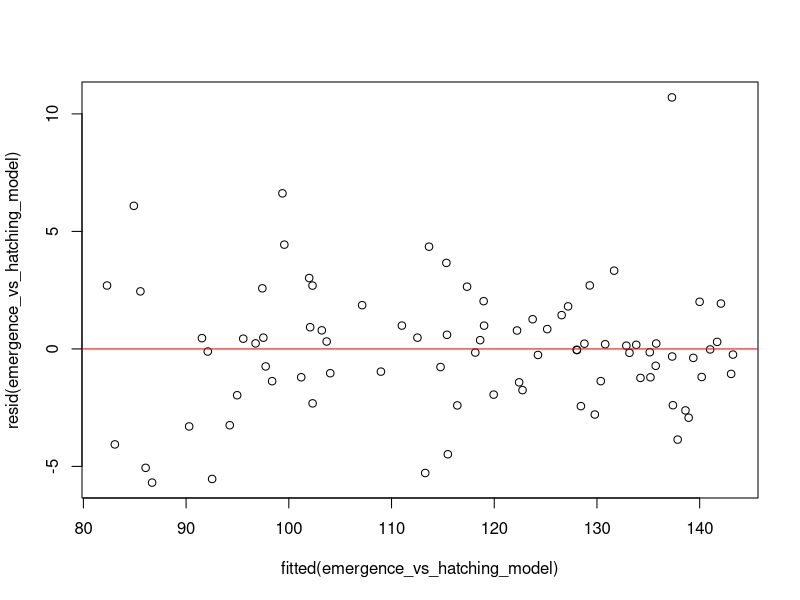
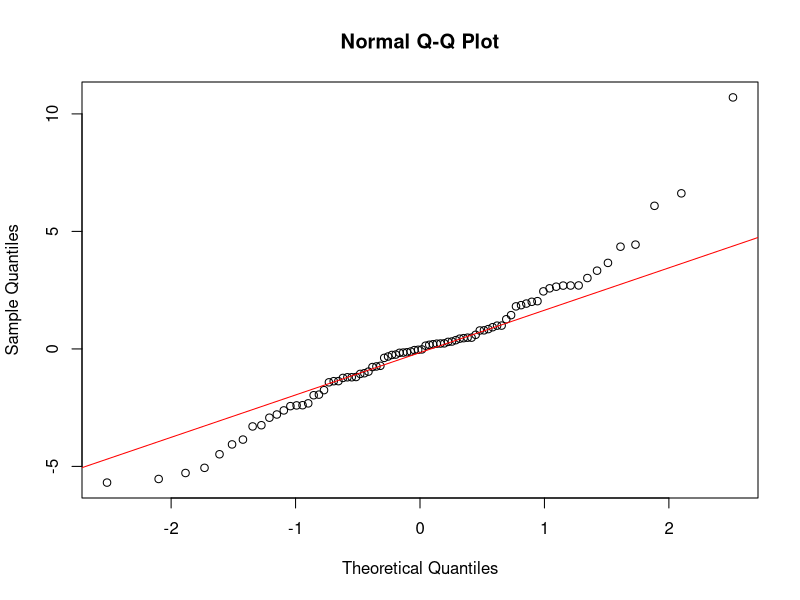
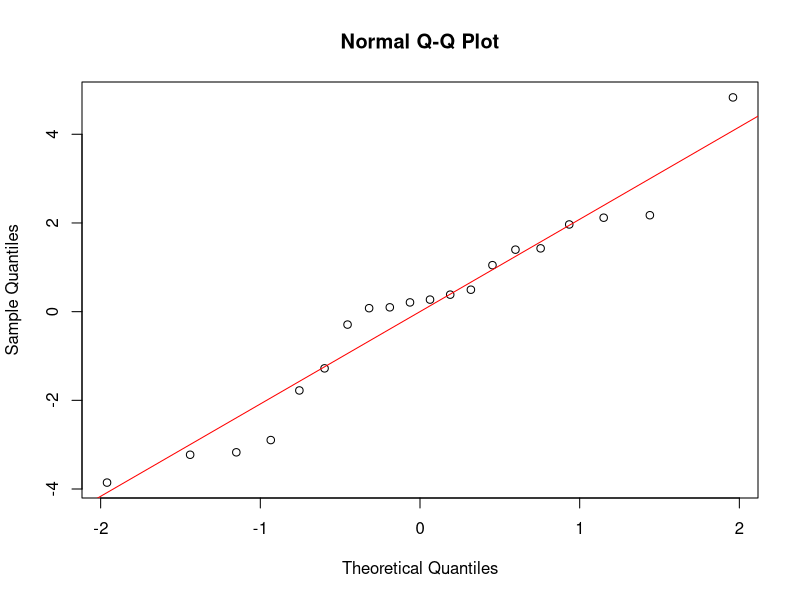
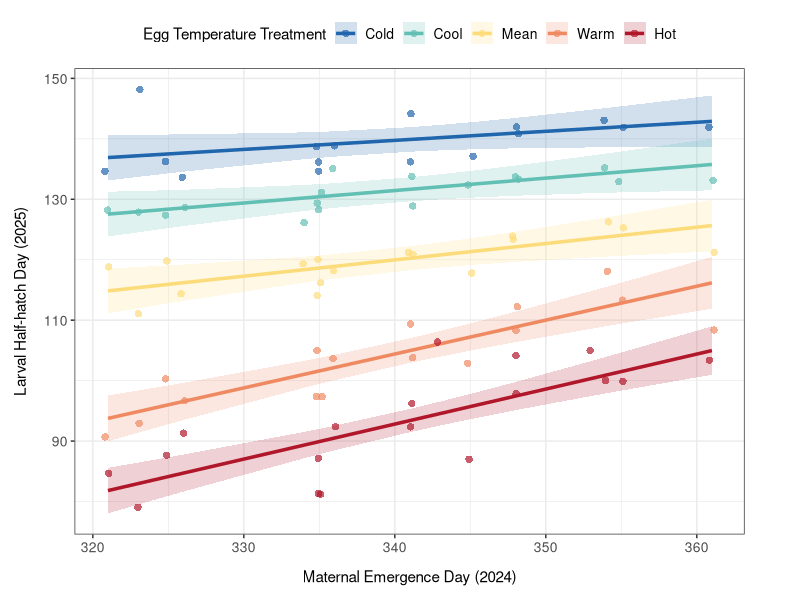
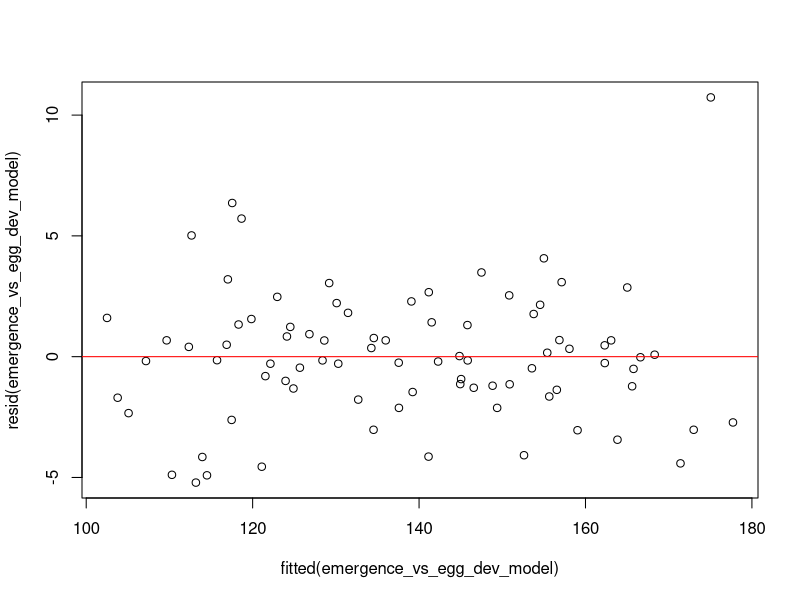
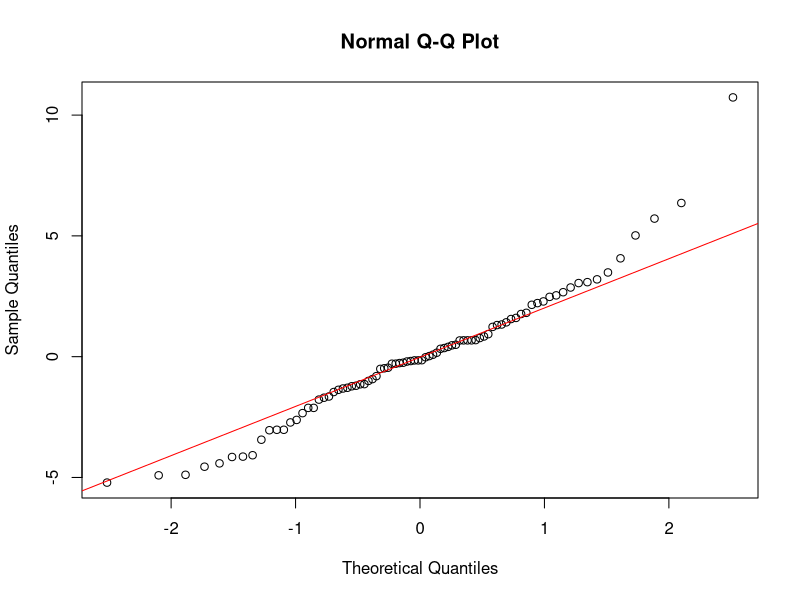
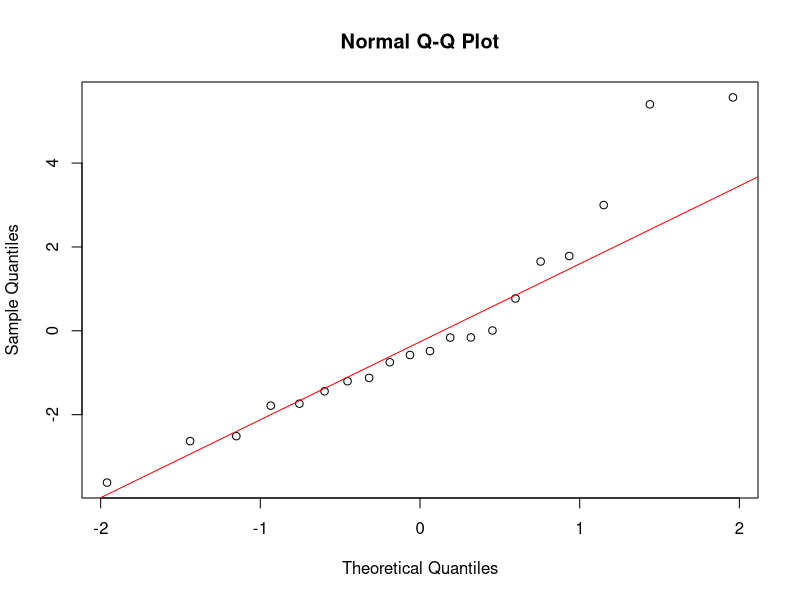
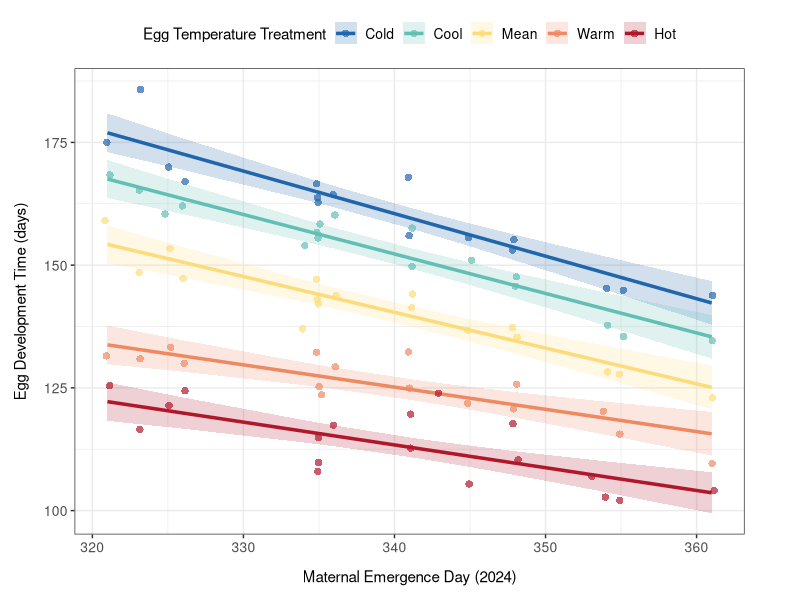

Write R code to recreate these figures, in order.
#### DESCRIPTION ####

# This script analyses the data on carryover effects between winter moth 
# pupation and larval hatching

#### SET UP ####

# packages
library(here)
library(tidyverse)
library(lmerTest)
library(ggeffects)

# data
egg_subcltuches <- read.csv(here("data_files", "egg_subcltuches_with_egg_dev_time.csv"))

# convert emergence date to day (since year began)
egg_subcltuches$emergence_day <- yday(egg_subcltuches$emergence_date)

# remove the control 
egg_subcltuches_minus_control <- egg_subcltuches %>%
  filter(egg_temperature_treatment != "ambient")


# reorder the temperature treatments to make the mean the reference for modelling 
egg_subcltuches_minus_control$maternal_temperature_treatment <- factor(egg_subcltuches_minus_control$maternal_temperature_treatment, 
                                                                levels = c("mean", "cold", "cool", "warm", "hot", "ambient"))
egg_subcltuches_minus_control$egg_temperature_treatment <- factor(egg_subcltuches_minus_control$egg_temperature_treatment, 
                                                           levels = c("mean", "cold", "cool", "warm", "hot"))

# set up a common colour palette for plots
temperature_treatment_colours <- c("cold" = "#2166AC",
                                   "cool" = "#63BFB4",
                                   "mean" = "#FDDC7A",
                                   "warm" = "#EF8A62", 
                                   "hot" = "#B2182B",
                                   "ambient" = "#777777")

#### (1) Effect of maternal emergence date on larval half-hatch date ####
#### across egg temperature treatments ####

#### MODEL ####

# model the effect of emergence date on half-hatch date controlling for egg
# temperature treatment
emergence_vs_hatching_model <- lmer(half_hatch_day ~ emergence_day*egg_temperature_treatment +
                                      (1 | female_id), data = egg_subcltuches_minus_control)

#look at the output
summary(emergence_vs_hatching_model)

#### CHECK FIT ####

# compare the full model to a reduced model without interaction 

full_model <- lm(half_hatch_day ~ emergence_day*egg_temperature_treatment, data = egg_subcltuches_minus_control)
reduced_model <- lm(half_hatch_day ~ emergence_day + egg_temperature_treatment, data = egg_subcltuches_minus_control)

anova(full_model, reduced_model, test = "Chisq")

# compare the full model to a null model 

full_model <- lm(half_hatch_day ~ emergence_day*egg_temperature_treatment, data = egg_subcltuches_minus_control)
null_model <- lm(half_hatch_day ~ 1, data = egg_subcltuches_minus_control)

anova(full_model, null_model, test = "Chisq")

#### CHECK ASSUMPTIONS ####

# check the assumption of equal variance by plotting the residuals vs fitted values 

plot(fitted(emergence_vs_hatching_model), resid(emergence_vs_hatching_model)) 
abline(h = 0, col = "red")

# Check the normality of the residuals 

qqnorm(resid(emergence_vs_hatching_model)) 
qqline(resid(emergence_vs_hatching_model), col = "red")

# check the normality of the random effects
emergence_vs_hatching_re <- ranef(emergence_vs_hatching_model)$female_id[[1]]
qqnorm(emergence_vs_hatching_re)
qqline(emergence_vs_hatching_re, col = "red")

#### PLOT ####

# calculate model prediction and save to data frame 
emergence_vs_hatching_prediction <- as.data.frame(predict_response(emergence_vs_hatching_model, 
                                                                   terms = c("emergence_day", "egg_temperature_treatment")))
# change the order of the temperature treatments
emergence_vs_hatching_prediction$group <- factor(emergence_vs_hatching_prediction$group, 
                                                 levels = c("cold", "cool", "mean", "warm", "hot"))

# plot the model prediction with confidence intervals and data points 
emergence_vs_hatching_plot <- ggplot() +
  geom_line(data = emergence_vs_hatching_prediction, 
            aes(x = x, 
                y = predicted, 
                colour = group), 
            linewidth = 1.2) +
  geom_ribbon(data = emergence_vs_hatching_prediction, 
              aes(x = x, 
                  ymin = conf.low, 
                  ymax = conf.high, 
                  fill = group), 
              alpha = 0.2) +
  geom_jitter(data = egg_subcltuches_minus_control,
              aes(x = emergence_day, 
                  y = half_hatch_day, 
                  colour = egg_temperature_treatment), 
              width = 0.2, 
              alpha = 0.7, 
              size = 2.5, 
              stroke = 0) +
  labs(x = "Maternal Emergence Day (2024)",
       y = "Larval Half-hatch Day (2025)", 
       color = "Egg Temperature Treatment",
       fill = "Egg Temperature Treatment") +
  scale_colour_manual(values = temperature_treatment_colours, 
                      labels = c("Cold", "Cool", "Mean", "Warm", "Hot")) + 
  scale_fill_manual(values = temperature_treatment_colours, 
                    labels = c("Cold", "Cool", "Mean", "Warm", "Hot")) +
  theme_bw() +
  theme(axis.title = element_text(size = 11),
        axis.text = element_text(size = 10),
        axis.title.x = element_text(margin = margin(t = 10)), 
        axis.title.y = element_text(margin = margin(r = 10)),
        legend.title = element_text(size = 11),
        legend.text = element_text(size = 10),
        legend.position = "top",
        legend.justification = "center",
        plot.margin = margin(t = 10, r = 40, b = 10, l = 10))

# look at the output
emergence_vs_hatching_plot

#### (2) Effect of maternal emergence date on egg development time ####
#### across egg temperature treatments ####

#### MODEL ####

# model the effect of emergence date on egg development controlling for egg
# temperature treatment 
emergence_vs_egg_dev_model <- lmer(egg_development_time ~ emergence_day*egg_temperature_treatment + 
                                     (1 | female_id), data = egg_subcltuches_minus_control)

# look at the output
summary(emergence_vs_egg_dev_model)
anova(emergence_vs_egg_dev_model)

#### CHECK FIT ####

# compare full model to a reduced model without interaction 
full_model <- lm(egg_development_time ~ emergence_day*egg_temperature_treatment, data = egg_subcltuches_minus_control)
reduced_model <- lm(egg_development_time ~ emergence_day + egg_temperature_treatment, data = egg_subcltuches_minus_control)

anova(full_model, reduced_model, test = "Chisq")

# compare full model to a null model 
full_model <- lm(egg_development_time ~ emergence_day*egg_temperature_treatment, data = egg_subcltuches_minus_control)
null_model <- lm(egg_development_time ~ 1, data = egg_subcltuches_minus_control)

anova(full_model, null_model, test = "Chisq")

#### CHECK ASSUMPTIONS ####

# check the assumption of equal variance by plotting the residuals vs fitted values 
plot(fitted(emergence_vs_egg_dev_model), resid(emergence_vs_egg_dev_model)) 
abline(h = 0, col = "red")

#check the normality of the residuals 
qqnorm(resid(emergence_vs_egg_dev_model)) 
qqline(resid(emergence_vs_egg_dev_model), col = "red")

# check the normality of the random effects
emergence_vs_egg_dev_re <- ranef(emergence_vs_egg_dev_model)$female_id[[1]]
qqnorm(emergence_vs_egg_dev_re)
qqline(emergence_vs_egg_dev_re, col = "red")

#### PLOT ####

# calculate model prediction and save to data frame
emergence_vs_egg_dev_prediction <- as.data.frame(predict_response(emergence_vs_egg_dev_model, 
                                                                  terms = c("emergence_day", "egg_temperature_treatment")))

# change the order of the temperature treatments
emergence_vs_egg_dev_prediction$group <- factor(emergence_vs_egg_dev_prediction$group, 
                                                levels = c("cold", "cool", "mean", "warm", "hot"))

# plot the model prediction with confidence intervals and data points
emergence_vs_egg_dev_plot <- ggplot() +
  geom_line(data = emergence_vs_egg_dev_prediction, 
            aes(x = x, 
                y = predicted, 
                colour = group), 
            linewidth = 1.2) +
  geom_ribbon(data = emergence_vs_egg_dev_prediction, 
              aes(x = x, 
                  ymin = conf.low, 
                  ymax = conf.high, 
                  fill = group), 
              alpha = 0.2) +
  geom_jitter(data = egg_subcltuches_minus_control,
              aes(x = emergence_day, 
                  y = egg_development_time, 
                  colour = egg_temperature_treatment),
              width = 0.2, 
              alpha = 0.7, 
              size = 2.5, 
              stroke = 0) +
  labs(x = "Maternal Emergence Day (2024)",
       y = "Egg Development Time (days)", 
       color = "Egg Temperature Treatment",
       fill = "Egg Temperature Treatment") +
  scale_colour_manual(values = temperature_treatment_colours, 
                      labels = c("Cold", "Cool", "Mean", "Warm", "Hot")) + 
  scale_fill_manual(values = temperature_treatment_colours, 
                    labels = c("Cold", "Cool", "Mean", "Warm", "Hot")) +
  theme_bw() +
  theme(axis.title = element_text(size = 11),
        axis.text = element_text(size = 10),
        axis.title.x = element_text(margin = margin(t = 10)), 
        axis.title.y = element_text(margin = margin(r = 10)),
        legend.title = element_text(size = 11),
        legend.text = element_text(size = 10),
        legend.position = "top",
        legend.justification = "center",
        plot.margin = margin(t = 10, r = 40, b = 10, l = 10))

# look at the output
emergence_vs_egg_dev_plot

# save as a png in the figures folder
ggsave(here("figures", "figure6.png"), 
       plot = emergence_vs_egg_dev_plot, width = 6, height = 4, dpi = 300)
